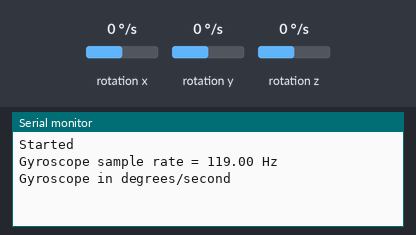
The sketch below on a simulated Arduino Nano 33 BLE. Shown: the last lines printed to the serial monitor. Inputs (shaded band) come from the test bench; at power-on: rotation x 0 °/s, rotation y 0 °/s, rotation z 0 °/s.

Above: at 1.2 s.
1.3 s: rotation x set to -28 °/s
2.8 s: rotation x set to -33 °/s
At 3.2 s:
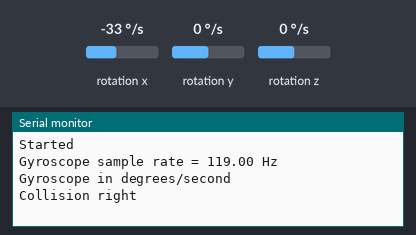
7.3 s: rotation y set to -34 °/s
At 7.7 s:
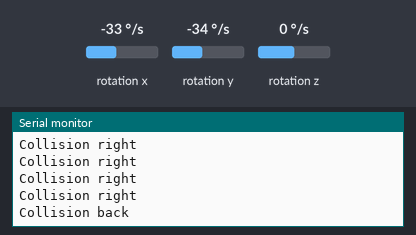
8.8 s: rotation y set to -28 °/s
At 9.2 s:
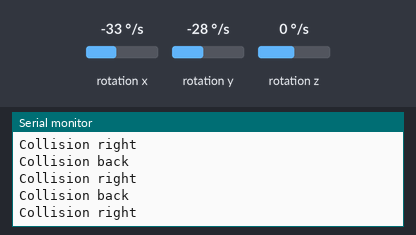

The sketch:

SimpleGyroscope.ino
```cpp
#include "Arduino_BMI270_BMM150.h"

float x, y, z;

int plusThreshold = 30, minusThreshold = -30;

void setup() {
  Serial.begin(9600);
  while (!Serial);
  Serial.println("Started");

  if (!IMU.begin()) {
    Serial.println("Failed to initialize IMU!");
    while (1);
  }

  Serial.print("Gyroscope sample rate = ");
  Serial.print(IMU.gyroscopeSampleRate());
  Serial.println(" Hz");
  Serial.println();
  Serial.println("Gyroscope in degrees/second");

}

void loop() {
  if (IMU.gyroscopeAvailable()) {
    IMU.readGyroscope(x, y ,z);

    if (y > plusThreshold) {
      Serial.println("Collision front");
      delay(500);
    }
    if (y < minusThreshold) {
      Serial.println("Collision back");
      delay(500);
    }
    if (x < minusThreshold) {
      Serial.println("Collision right");
      delay(500);
    }
    if (x > plusThreshold) {
      Serial.println("Collision left");
      delay(500);
    }
  }
}
```

Measured:
- the behaviour switches between -30 and -31 °/s on rotation x (found by bisection; images 0 and 1)
- the behaviour switches between -31 and -30 °/s on rotation y (found by bisection; images 2 and 3)
- after the input at 2.8 s, the serial monitor: prints a new line at once (image 1)
- after the input at 7.3 s, the serial monitor: prints a new line at once (image 2)
